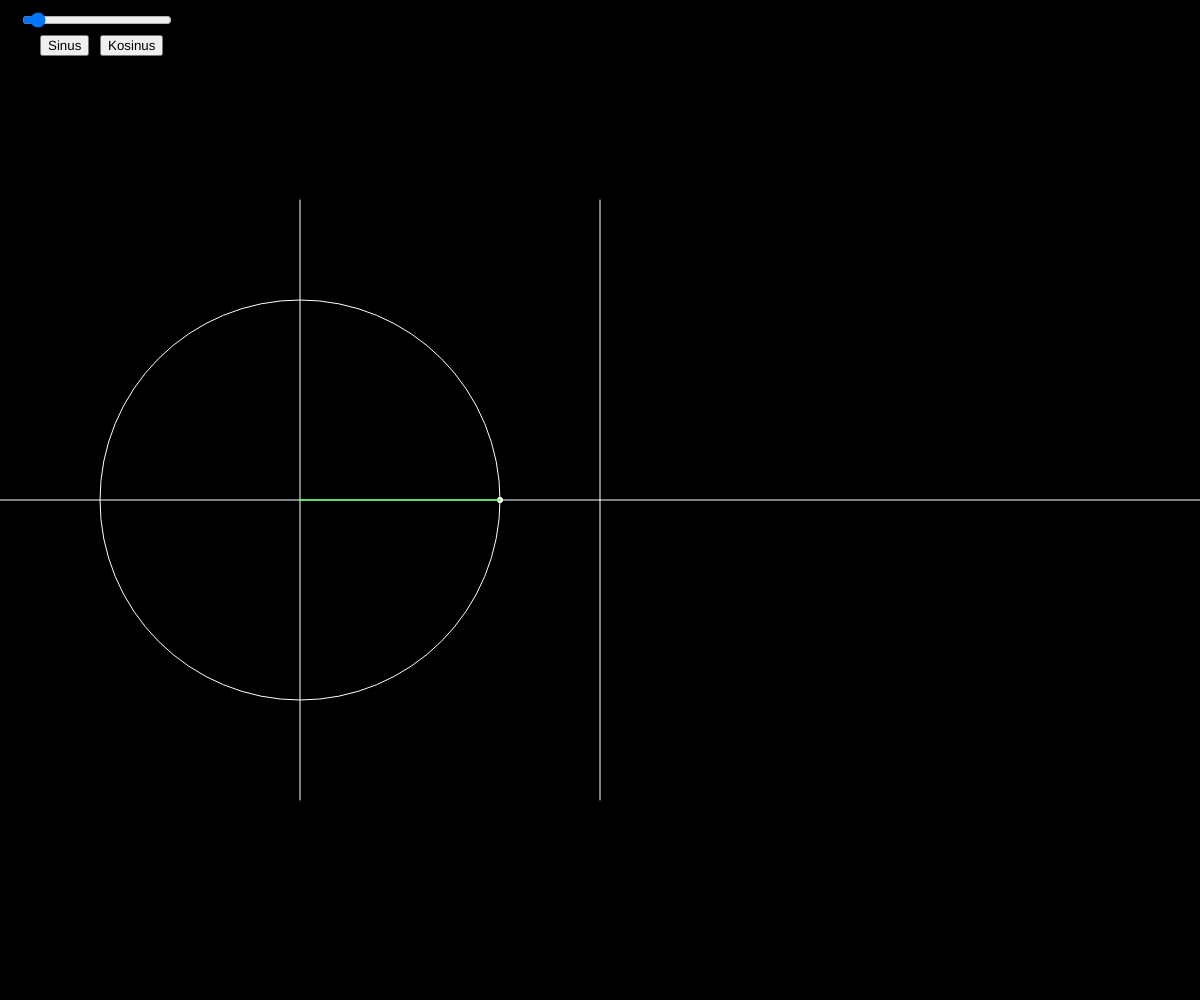
Frame 1 (no input)
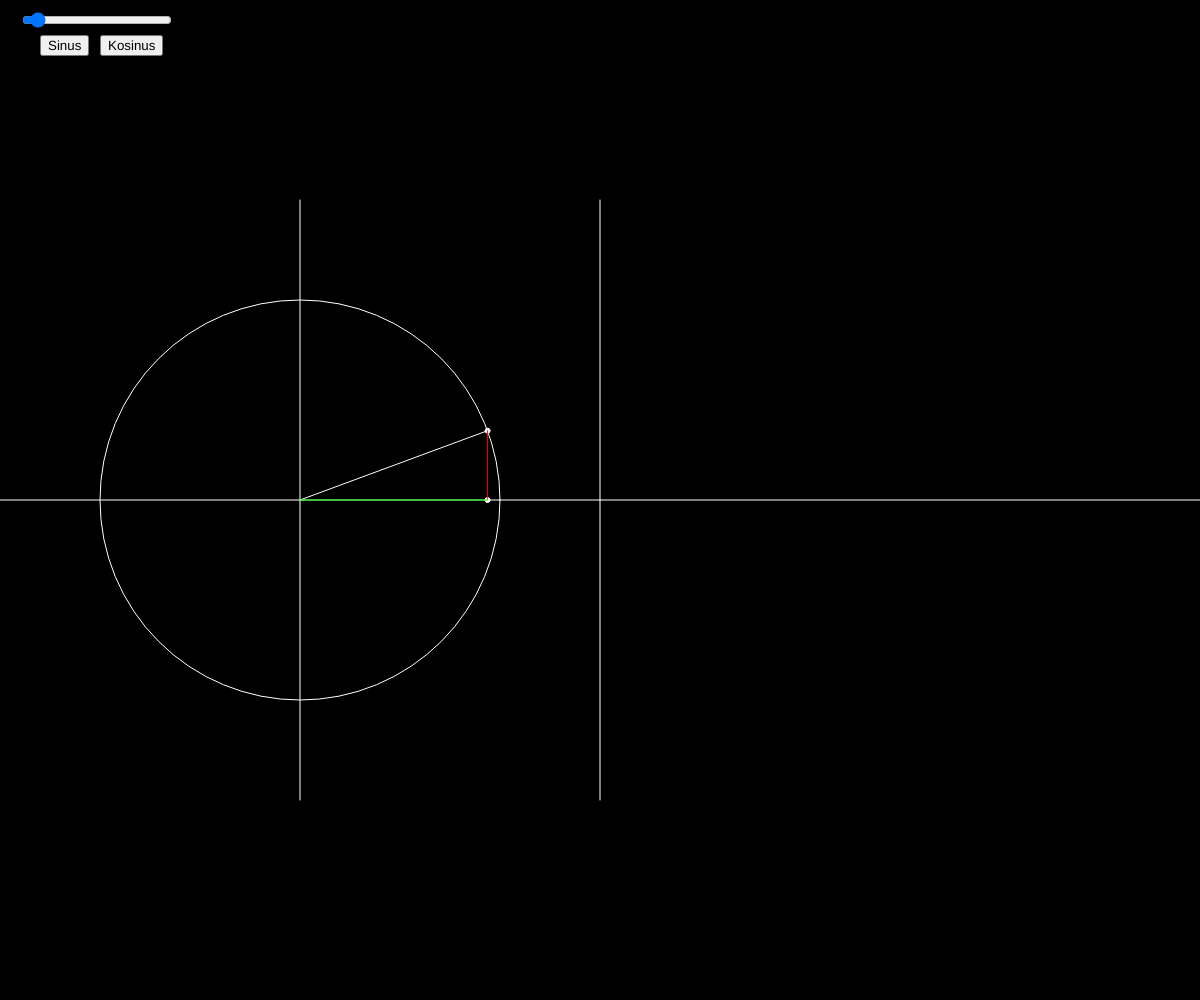
Frame 60 (no input)
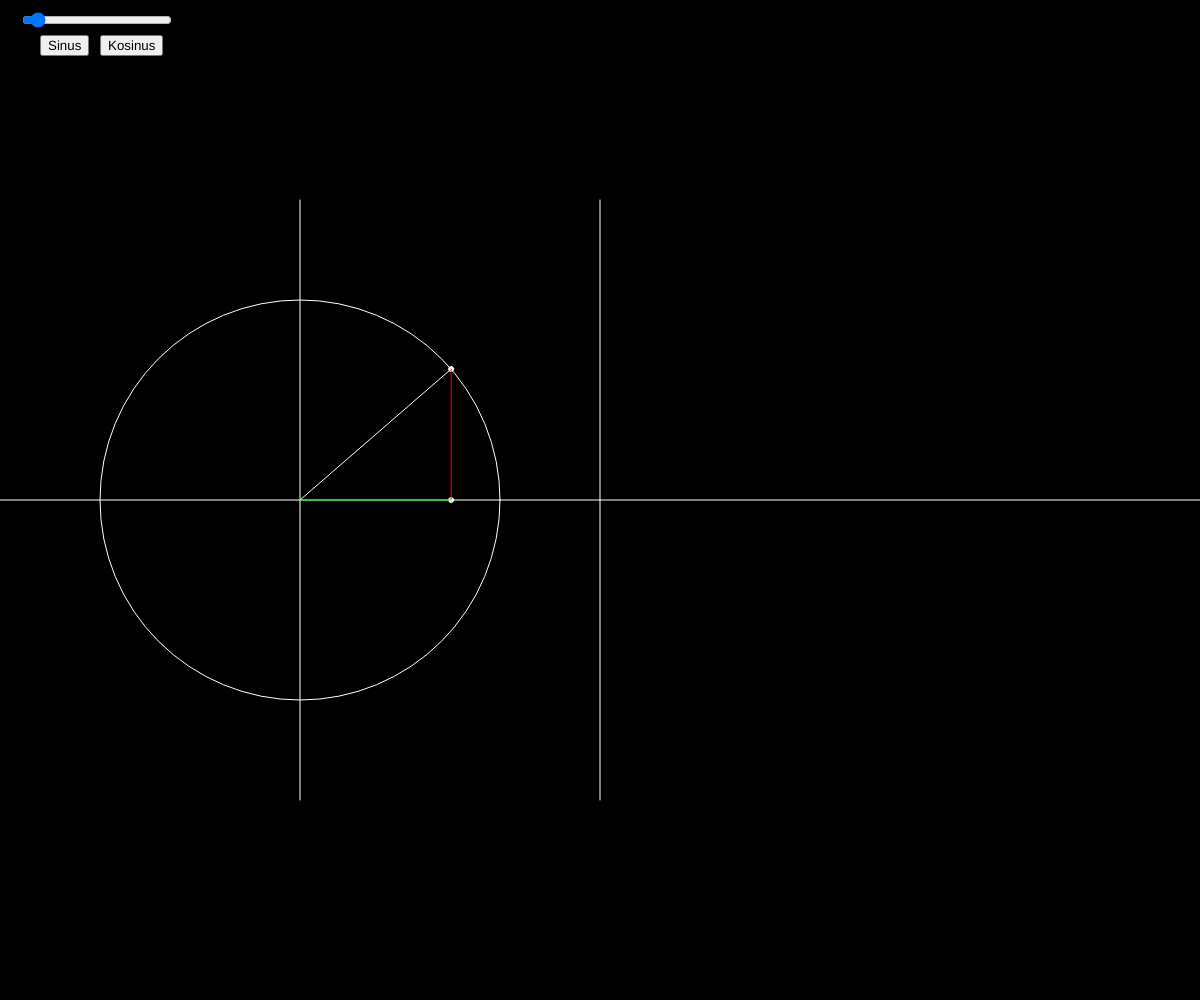
Frame 120 (the mouse pressed at the canvas centre since frame 60)

The p5.js sketch that drew these frames (run headless with seeded random() and noise() and a simulated clock; from frame 60 on, the mouse is pressed at the canvas centre):

// p5.js sketch
// ── sketch.js
let angle = 0;
let sinus = [];
let cosinus = [];
let slider1;
let button_sin;
let button_cos;
let s_on = false;
let k_on = false;

function setup() {
  createCanvas(windowWidth, windowHeight);
  slider1 = createSlider(0, 0.1, 0.006, 0.002);
  slider1.position(20, 10);
  slider1.style('width', '150px');
  button_sin = createButton('Sinus');
  button_sin.position(40, 35);
  button_sin.mousePressed(SinusOn);
  button_cos = createButton('Kosinus');
  button_cos.position(100, 35);
  button_cos.mousePressed(KosinusOn);
}

function draw() {
  let ww = windowWidth;
  let wh = windowHeight;
  let val = slider1.value();
  background(0);
  translate(ww * 3 / 12, wh / 2);
  let radius = ww / 6;
  stroke(255);
  noFill();
  ellipse(0, 0, radius * 2);

  let x = radius * cos(angle);
  let y = radius * sin(angle);

  sinus.push(y);
  cosinus.push(-x);

  fill(255);
  line(0, 0, x, y);
  ellipse(x, y, 5);
  ellipse(x, 0, 5);

  stroke(255, 0, 0);
  line(x, y, x, 0);
  stroke(255);

  line(-ww * 3 / 12, 0, ww * 3 / 12, 0);
  line(0, -ww * 3 / 12, 0, ww * 3 / 12);

  stroke(0, 255, 0);
  line(x, 0, 0, 0);
  stroke(255);

  translate(ww * 3 / 12, 0);

  line(0, 0, ww / 2, 0);
  line(0, -ww * 3 / 12, 0, ww * 3 / 12);

  if (s_on) {
    noFill();
    beginShape();
    stroke(255, 0, 0);
    for (i = 0; i < sinus.length; i++) {
      vertex(i, sinus[i]);
    }
    endShape();
    fill(255);
    stroke(255, 0, 0);
    line(2, y, 2, 0);
    line(0, y, 0, 0);
    stroke(255);
    line(0, y, sinus.length, y);
    ellipse(0, y, 5);
  }

  if (k_on) {
    noFill();
    beginShape();
    stroke(0, 255, 0);
    for (i = 0; i < cosinus.length; i++) {
      vertex(i, cosinus[i]);
    }
    endShape();
    fill(255);
    stroke(0, 255, 0);
    line(-2, -x, -2, 0);
    line(0, -x, 0, 0);
    stroke(255);
    line(0, -x, cosinus.length, -x);
    ellipse(0, -x, 5);
  }

  angle -= val;

  if (sinus.length > ww / 2) {
    sinus = [];
    cosinus = [];
    angle = 0
  }
}

function windowResized() {
  resizeCanvas(windowWidth, windowHeight);
  sinus = [];
  cosinus = [];
  angle = 0
}

function SinusOn() {
  if (s_on == false) {
    s_on = true;
  } else {
    s_on = false;
  }
}

function KosinusOn() {
  if (k_on == false) {
    k_on = true;
  } else {
    k_on = false;
  }
}
